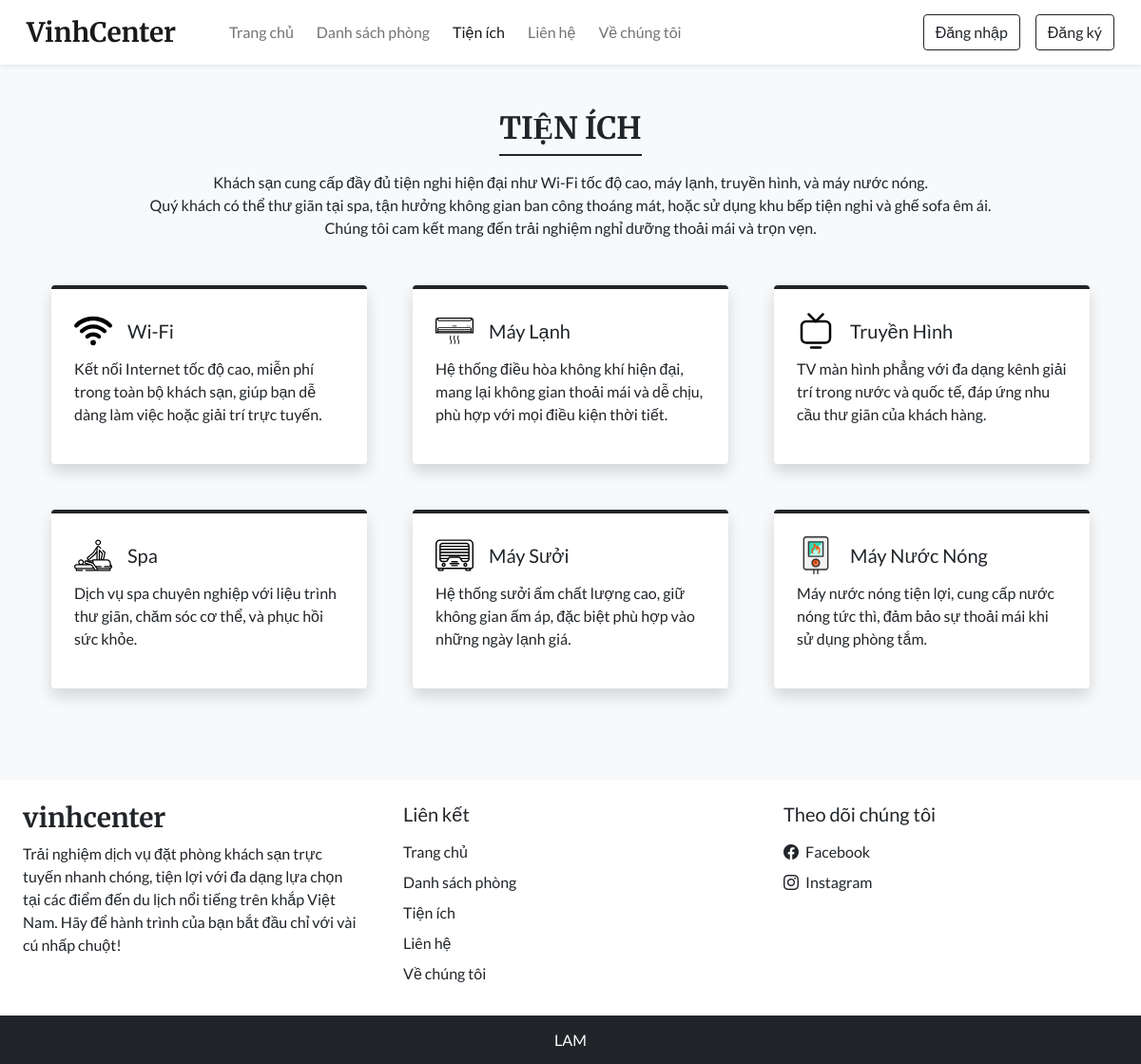
Screenshot of /facilities.php with the database file from the repository.
### tables this page shows
CREATE TABLE `facilities` (
  `id` int(11) NOT NULL,
  `icon` varchar(100) NOT NULL,
  `name` varchar(50) NOT NULL,
  `description` varchar(250) NOT NULL
);

CREATE TABLE `settings` (
  `sr_no` int(11) NOT NULL,
  `site_title` varchar(50) NOT NULL,
  `site_about` varchar(250) NOT NULL,
  `shutdown` tinyint(1) NOT NULL
);

### inc/db_config.php (called while the page is built, shortened)
<?php
  function selectAll($table) {
    $con = $GLOBALS['con'];
    $res = mysqli_query($con, "SELECT * FROM $table");
    return $res;
  }
  function select($sql, $values, $datatypes) {
    $con = $GLOBALS['con'];
    if($stmt = mysqli_prepare($con, $sql)){
      mysqli_stmt_bind_param($stmt, $datatypes, ...$values);
      if(mysqli_stmt_execute($stmt)){
        $res = mysqli_stmt_get_result($stmt);
        return $res;
      }
      else{
        mysqli_stmt_close($stmt);
        die("Query cannot be executed - Execute");
      }
    }
    else{
      die("Query cannot be executed - Select");
    }
  }
?>

### facilities.php (the view, shortened to what this page needs)
<!DOCTYPE html>
<html lang="en">
<head>
  <?php require('inc/links.php'); ?>
</head>
<body class="bg-light">
  <?php require('inc/header.php'); ?>
  <div class="my-5 px-4">
    <h2 class="fw-bold h-font text-center">TIỆN ÍCH</h2>
    <div class="h-line bg-dark"></div>
    <p class="text-center mt-3">
    Khách sạn cung cấp đầy đủ tiện nghi hiện đại như Wi-Fi tốc độ cao, máy lạnh, truyền hình, và máy nước nóng. <br>
    Quý khách có thể thư giãn tại spa, tận hưởng không gian ban công thoáng mát, hoặc sử dụng khu bếp tiện nghi và ghế sofa êm ái. <br>
    Chúng tôi cam kết mang đến trải nghiệm nghỉ dưỡng thoải mái và trọn vẹn.
    </p>
  </div>
  <div class="container">
    <div class="row">
      <?php
        $res = selectAll('facilities');
        $path = FACILITIES_IMG_PATH;
        while($row = mysqli_fetch_assoc($res)){
          echo<<<data
            <div class="col-lg-4 col-md-6 mb-5 px-4">
              <div class="bg-white rounded shadow p-4 border-top border-4 border-dark pop">
                <div class="d-flex align-items-center mb-2">
                  <img src="$path$row[icon]" width="40px">
                  <h5 class="m-0 ms-3">$row[name]</h5>
                </div>
                <p>$row[description]</p>
              </div>
            </div>
          data;
        }
      ?>
    </div>
  </div>
  <?php require('inc/footer.php'); ?>
</body>
</html>

### inc/footer.php (shortened to what this page needs)
<div class="container-fluid bg-white mt-5">
  <div class="row">
    <div class="col-lg-4 p-4">
      <h3 class="h-font fw-bold fs-3 mb-2"><?php echo $settings_r['site_title'] ?></h3>
      <p>
        <?php echo $settings_r['site_about'] ?>
      </p>
    </div>
    <div class="col-lg-4 p-4">
      <h5 class="mb-3">Liên kết</h5>
      <a href="index.php" class="d-inline-block mb-2 text-dark text-decoration-none">Trang chủ</a> <br>
      <a href="rooms.php" class="d-inline-block mb-2 text-dark text-decoration-none">Danh sách phòng</a> <br>
      <a href="facilities.php" class="d-inline-block mb-2 text-dark text-decoration-none">Tiện ích</a> <br>
      <a href="contact.php" class="d-inline-block mb-2 text-dark text-decoration-none">Liên hệ</a> <br>
      <a href="about.php" class="d-inline-block mb-2 text-dark text-decoration-none">Về chúng tôi</a>
    </div>
    <div class="col-lg-4 p-4">
        <h5 class="mb-3">Theo dõi chúng tôi</h5>
        <a href="<?php echo $contact_r['fb'] ?>" class="d-inline-block text-dark text-decoration-none mb-2">
          <i class="bi bi-facebook me-1"></i> Facebook
        </a><br>
        <a href="<?php echo $contact_r['insta'] ?>" class="d-inline-block text-dark text-decoration-none">
          <i class="bi bi-instagram me-1"></i> Instagram
        </a><br>
    </div>
  </div>
</div>
<h6 class="text-center bg-dark text-white p-3 m-0">LAM</h6>

### css/common.css (style rules this page uses)
:root { --teal: #2D6A4F; --teal_hover: #2D6A4F; }
* { font-family: 'Lato', sans-serif; }
.h-font { font-family: 'Merriweather', serif; }
.h-line { width: 150px; margin: 0 auto; height: 1.7px; }

### rows the page displays
facilities: icon (picture), name "Wi-Fi", description "Kết nối Internet tốc độ cao, miễn phí trong toàn bộ khách sạn, giúp bạn dễ dàng làm việc hoặc giải trí trực tuyến."
facilities: icon (picture), name "Máy Lạnh", description "Hệ thống điều hòa không khí hiện đại, mang lại không gian thoải mái và dễ chịu, phù hợp với mọi điều kiện thời tiết."
facilities: icon (picture), name "Truyền Hình", description "TV màn hình phẳng với đa dạng kênh giải trí trong nước và quốc tế, đáp ứng nhu cầu thư giãn của khách hàng."
facilities: icon (picture), name "Spa", description "Dịch vụ spa chuyên nghiệp với liệu trình thư giãn, chăm sóc cơ thể, và phục hồi sức khỏe."
facilities: icon (picture), name "Máy Sưởi", description "Hệ thống sưởi ấm chất lượng cao, giữ không gian ấm áp, đặc biệt phù hợp vào những ngày lạnh giá."
facilities: icon (picture), name "Máy Nước Nóng", description "Máy nước nóng tiện lợi, cung cấp nước nóng tức thì, đảm bảo sự thoải mái khi sử dụng phòng tắm."
settings: site_title "vinhcenter", site_about "Trải nghiệm dịch vụ đặt phòng khách sạn trực tuyến nhanh chóng, tiện lợi với đa dạng lựa chọn tại các điểm đến du lịch nổi tiếng trên khắp Việt Nam. Hãy để hành trình của bạn bắt đầu chỉ với vài cú nhấp chuột!"
